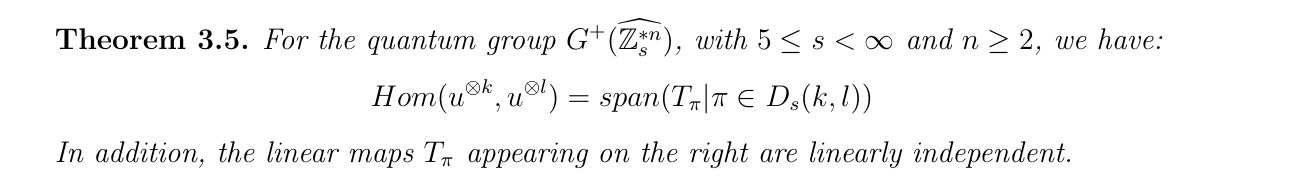
#> input picture packets/fa_banach_001_counterexamples_1011.5400_1011.5400_n2_colored_partition_dependence/files/source_theorem_crop.png, 1300 x 185 px, given in place of source_page-6.png, which was not available
$ python crop_source.py
#> lines starting #> are read from the running program, lines starting #| are printed output that depends on the picture; after the words box and inside, x2 and y2 are one past the last pixel; in counts of white or black regions, pixels touching at a corner belong together
"""Crop the concluding open-question paragraph from arXiv:2407.08630 page 6.

Run from the packet directory after rendering page 6 at 180 dpi as
tmp/pdfs/source_page-6.png.
"""

from pathlib import Path

from PIL import Image


packet = Path(__file__).resolve().parents[1]
source = packet / "tmp" / "pdfs" / "source_page-6.png"
target = packet / "figures" / "open_problem_crop.png"

with Image.open(source) as image:
    # Preserve the full text width and both margins around the complete
    # concluding paragraph that contains all three questions.
#> image is the input picture: PIL image 1300x185 RGB; min 0, max 255, mean 245.9
    crop = image.crop((190, 175, 1340, 610))
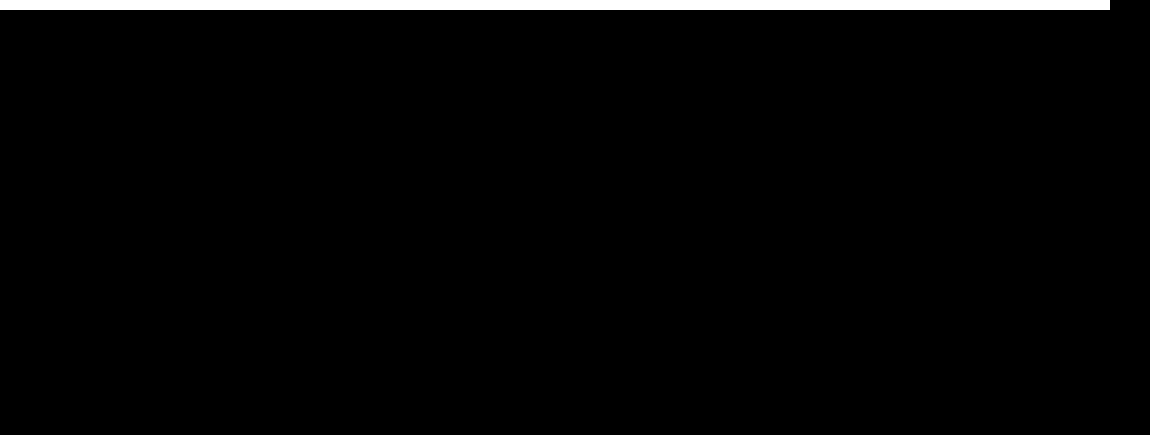
#> crop: PIL image 1150x435 RGB; 2.2% white; 1 white region, box (x1, y1, x2, y2) and area: (0, 0, 1110, 10) 11100
    crop.save(target)

print(target)

$ run again, on packets/fa_banach_001_counterexamples_2107.12840_2107.12840_flat_r4_regular_sos_counterexample/files/tmp-source-23.png
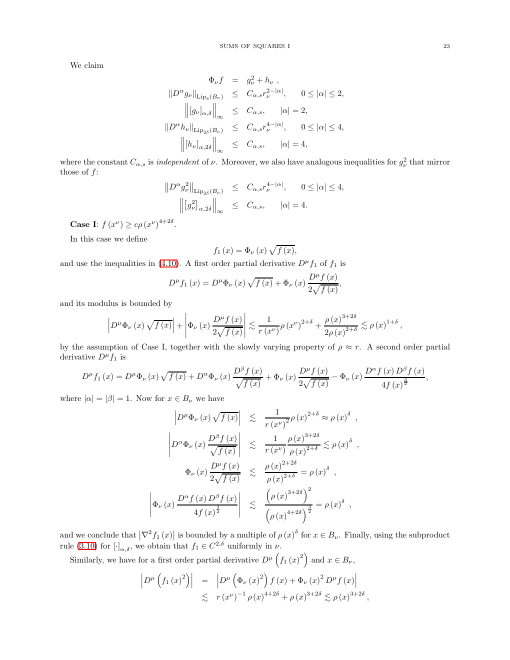
#> input picture packets/fa_banach_001_counterexamples_2107.12840_2107.12840_flat_r4_regular_sos_counterexample/files/tmp-source-23.png, 1020 x 1320 px, given in place of source_page-6.png, which was not available (shown at 1/2 size)
#> image is the input picture: PIL image 1020x1320 RGB; mean R, G, B 250.4, 250.4, 250.4
#> `crop = image.crop((190, 175, 1340, 610))`:
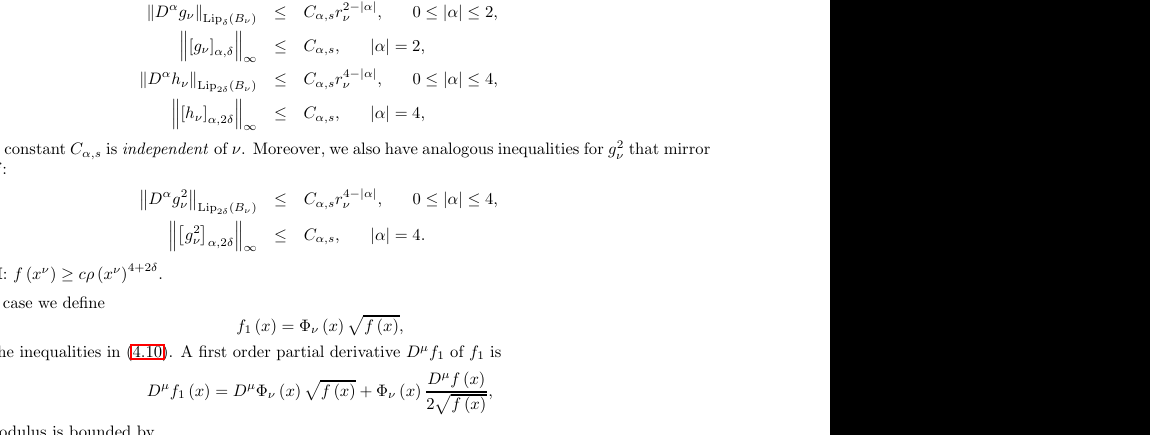
#> crop: PIL image 1150x435 RGB; mean R, G, B 180.5, 180.4, 180.4
